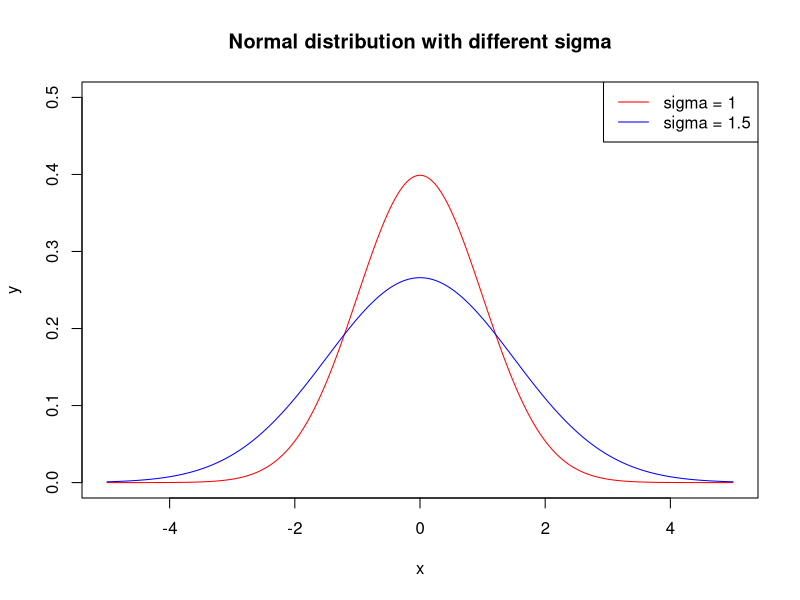

Write R code to recreate this figure.
## ---- chunk 1
install.packages("bookdown")
## ---- chunk 2
install.packages("pscl") 
install.packages("invgamma")
install.packages("MASS")
install.packages("truncnorm")
install.packages("rjags")
install.packages("coda")
## ---- chunk 3
library("bookdown")
## ---- chunk 4
3 + 4
3 * 4
3 / 4
log(4)
sqrt(4)
## ---- chunk 5
a<-5
a

b<-"Hello"
b

c<-TRUE
c
## ---- chunk 6
typeof(c)
a<- -5.7
abs(a)
round(a)
ceiling(a)
## ---- chunk 7
my.first.vector <- c(3,4,6,1)
my.first.vector
my.first.vector * 3

my.string <- c("Hello", "World")
my.string

sum.vec <- sum(my.first.vector)
sum.vec
## ---- chunk 8
my.first.vector[c(1,3)]  # extract the first and third element of the  vector 

mat <- matrix(c(4,3,2,5), nrow = 2) # create a matrix
mat 
mat[1,1] # extract the element in the first row, first column
mat[1,]  # extract the first row
mat[,1]  # extract the first column
## ---- chunk 9
seq(from = 0.1, to = 2, by = 0.02)
rep(1:10, times = 3)
## ---- chunk 10
1:10

## ---- chunk 11
help(sum)
?rep
## ---- chunk 12
3 > 4

heute <- "Wochenende"
if (heute == "Wochenende") {
  print("Gehe ins Freibad")
} else {
  print("Gehe zur Arbeit")
}
## ---- chunk 13
for(i in 0:10){
  print(i)
}

j <- 0
while(j < 3){
  print(j)
  j <- j + 1
}
## ---- chunk 14
x1 <- seq(-5, 5, 0.01)
x2 <- seq(-5, 5, 0.01)
y1 <- dnorm(x1, mean = 0, sd = 1) #Normal density for every x
y2 <- dnorm(x2, mean = 0, sd = 1.5) #Normal density for every x

plot(x=x1, y=y1, main = "Normal distribution with different sigma", 
     type = "l", xlab = "x", ylab = "y", ylim = c(0,0.5), col = "red")
lines(x2, y2, col = "blue")
legend("topright", legend = c("sigma = 1", "sigma = 1.5"), col = c("red", "blue"),
       lty = c(1,1)) # Adds a legend to the plot
## ---- chunk 15
qnorm(c(0.9, 0.95,0.99)) # Quantiles of the standard Normal

dbinom(0:5, size=5,prob=0.1) # probability function of the Binomial distribution with n=5 and p=0.1

pbinom(0:5, size=5,prob=0.1) # distribution function function of the Binomial distribution with n=5 and p=0.1

rpois(n=3, lambda=1) # random numbers from a Poisson distribution with parameter lambda=1
## ---- chunk 16
A <- matrix(c(4,3,2,5), nrow = 2)
B <- diag(c(1,2))
## ---- chunk 17
A%*%B # multiplication of A and B
## ---- chunk 18
solve(B) # inverse of B
## ---- chunk 19
# install.packages("invgamma") #This line is a comment. To run the code remove the hashtag, copy the command to the console and press Enter
## ---- chunk 20
# library("invgamma")
